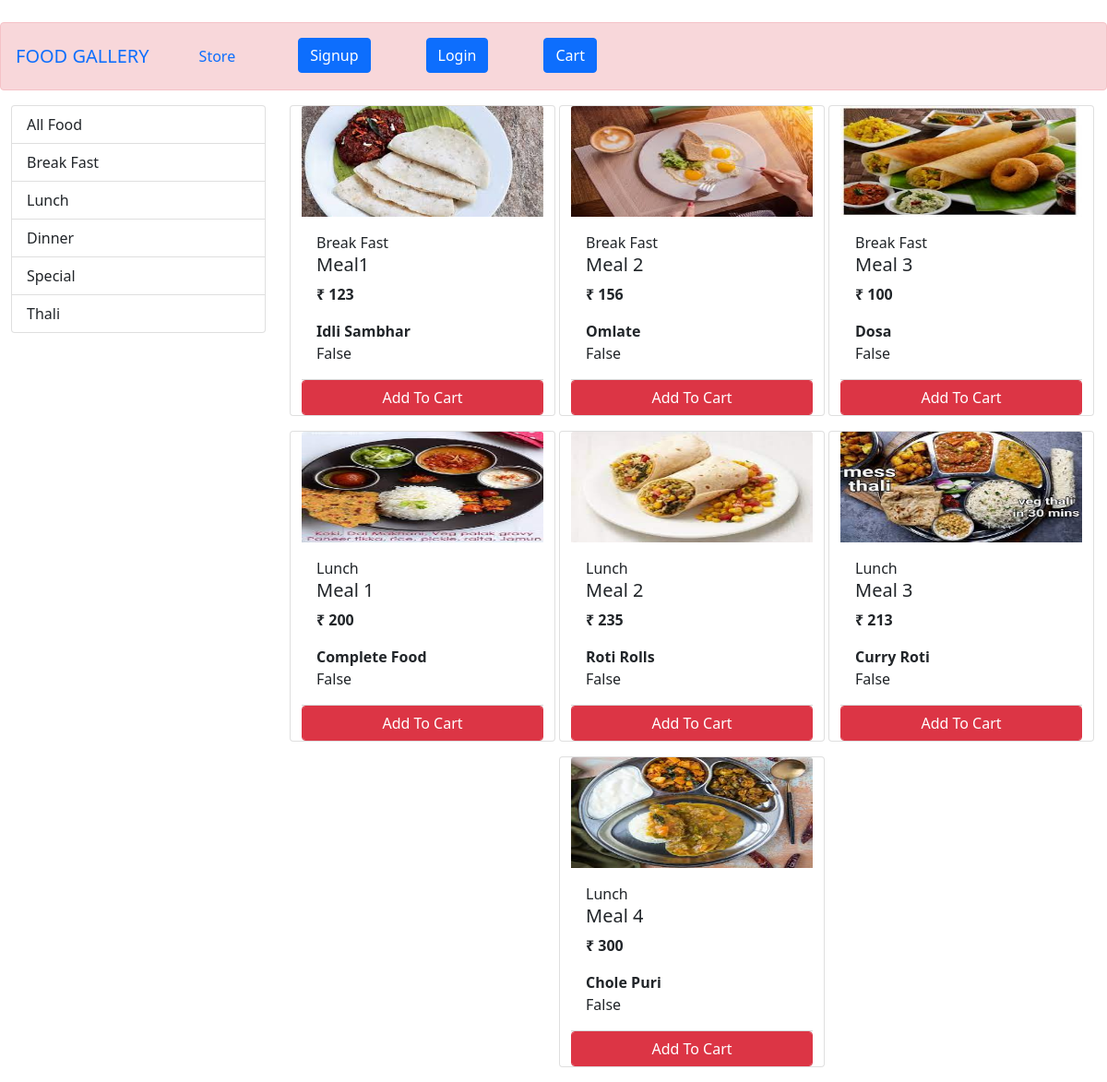
The app's page /store with its own data.
### store/models/category.py (models this page shows, shortened)
class Category(models.Model):
    name=models.CharField(max_length=20)
    @staticmethod
    def get_all_categories():
        return Category.objects.all()

### store/models/Product.py (models this page shows, shortened)
class Product(models.Model):
    name = models.CharField(max_length=50)
    price = models.IntegerField(default=0)
    category = models.ForeignKey(Category,
    on_delete=models.CASCADE, default=1)
    description = models.CharField(max_length=200, default='')
    image = models.ImageField(upload_to='uploads/products/')
    @staticmethod
    def get_all_products():
        return Product.objects.all()

### store/views/home.py (the view)
# urls.py: path('',include('store.urls')),
def store(request):
        cart = request.session.get('cart')
        if not cart:
            request.session['cart'] = {}
        products = None
        categories = Category.get_all_categories()
        categoryID = request.GET.get('category')
        if categoryID:
            products = Product.get_all_products_by_categoryid(categoryID)
        else:
            products = Product.get_all_products();
        data = {}
        data['products'] = products
        data['categories'] = categories
        print('you are : ', request.session.get('email'))
        return render(request, 'index.html', data)

### store/templatetags/cart.py (called while the page is built)
@register.filter(name='is_in_cart')
def is_in_cart(product,cart):
    keys=cart.keys()
    for id in keys:
        if int(id)==product.id:
            return True
    return False

### store/templatetags/custom_filter.py (called while the page is built)
@register.filter(name='currency')
def currency(number):
    return "₹ "+str(number)

### store/templates/index.html (shortened to what this page needs)
{% extends 'base.html' %}
{% block content %}
{% load cart %}
{% load custom_filter %}
<div class="container-fluid mt-3">
    <div class="row">
<div class="col-lg-3 mx-auto">
<div class="list-group">
    <a href="/" class="list-group-item list-group-item-action" aria-current="true">
 All Food
  </a>
     {% for category in categories %}
  	<a href="/?category={{category.id}}" class="list-group-item list-group-item-action" aria-current="true">
 {{category.name}}
  </a>
 {% endfor %}
</div>
</div>
      <div id="product" class="col-lg-9">
  <div class="row mx-auto">
   {% for product in products %}
  <div class="card mx-auto mb-3" style="width: 18rem;">
  <img src="{{product.image.url}}" class="card-img-top" width="120" height="120" alt="...">
  <div class="card-body">
      {{product.category.name}}
    <h5 class="card-title">{{product.name}}</h5>
    <p class="card-text"><b>{{product.price|currency}}</b></p>
	  <p class="card-text"><b>{{product.description}}</b></p>
      {{product | is_in_cart:request.session.cart}}
  </div>
<div class="card-footer p-0 no-gutters">
						{% if product|is_in_cart:request.session.cart %}
						<div class="row ">
							<form action="/#{{product.id}}" class="col-2 " method="post">
								{% csrf_token %}
								<input hidden type="text" name='product' value='{{product.id}}'>
								<input hidden type="text" name='remove' value='True'>
								<input type="submit" value=" - " class="btn btn-block btn-light border-danger">
							</form>
							<div class="text-center col">{{product|cart_quantity:request.session.cart}} in Cart</div>
							<form action="/#{{product.id}}" class="col-2 " method="post">
								{% csrf_token %}
								<input hidden type="text" name='product' value='{{product.id}}'>
								<input type="submit" value=" + " class="btn btn-block btn-danger border-left">
							</form>
						</div>
						{% else %}
						<form action="/#{{product.id}}" method="POST" class="btn-block">
							<input type="submit" class="float-right btn btn-danger  form-control"
								value="Add To Cart">
						</form>
						{% endif %}
					</div>
				</div>
				{% endfor %}
			</div>
		</div>
	</div>
</div>
{% endblock %}

### store/templates/base.html (shortened to what this page needs)
<!doctype html>
<html lang="en">
  <head>
    <link href="https://cdn.jsdelivr.net/npm/bootstrap@5.1.3/dist/css/bootstrap.min.css" rel="stylesheet">
  </head>
  <body>
  <nav class="alert alert-danger navbar navbar-expand-lg  mt-4 >
  <div class="container-fluid">
    <a class="navbar-brand" href="/">FOOD GALLERY</a>
    <div class="collapse navbar-collapse" id="navbarSupportedContent">
      <ul class="navbar-nav me-auto mb-2 mb-lg-0">
        <li class="nav-item">
          <a class="nav-link active" aria-current="page" href="/store">Store</a>
        </li>
      {% if request.session.customer %}
       </li>
           <li class="nav-item ">
          <a class="btn btn-primary" href="/cart">Cart
           <span class="badge badge-light">{{request.session.cart.keys|length}}</span>
         </a>
        </li>
<li class="nav-item">
          <a class="btn btn-primary" aria-current="page" href="/logout">Logout</a>
        </li>
      <li class="nav-item">
          <a class="btn btn-primary" aria-current="page" href="/orders">Orders</a>
        </li>
      </ul>
      {% else %}
        <ul class="navbar-nav  mb-2 mb-lg-0">
        <li class="nav-item">
          <a class="btn btn-primary pd-4" aria-current="page" href="/signup">Signup</a>
        </li>
         <li class="nav-item">
          <a class="btn btn-primary" aria-current="page" href="/login">Login</a>
        </li>
            <li class="nav-item">
          <a class="btn btn-primary" aria-current="page" href="/cart">Cart</a>
        </li>
{% endif %}
      </ul>
    </div>
</nav>
{% block content %}{% endblock %}
  </body>
</html>

### store/templates/base.html (style rules this page uses)
.navbar-nav > li { padding-left:30px; padding-right:30px; }

### records on screen
Category: name "Break Fast"
Category: name "Lunch"
Category: name "Dinner"
Category: name "Special"
Category: name "Thali"
Product: image (picture), category.name "Break Fast", name "Meal1", price "₹ 123", description "Idli Sambhar", session "False"
Product: image (picture), category.name "Break Fast", name "Meal 2", price "₹ 156", description "Omlate", session "False"
Product: image (picture), category.name "Break Fast", name "Meal 3", price "₹ 100", description "Dosa", session "False"
Product: image (picture), category.name "Lunch", name "Meal 1", price "₹ 200", description "Complete Food", session "False"
Product: image (picture), category.name "Lunch", name "Meal 2", price "₹ 235", description "Roti Rolls", session "False"
Product: image (picture), category.name "Lunch", name "Meal 3", price "₹ 213", description "Curry Roti", session "False"
Product: image (picture), category.name "Lunch", name "Meal 4", price "₹ 300", description "Chole Puri", session "False"
